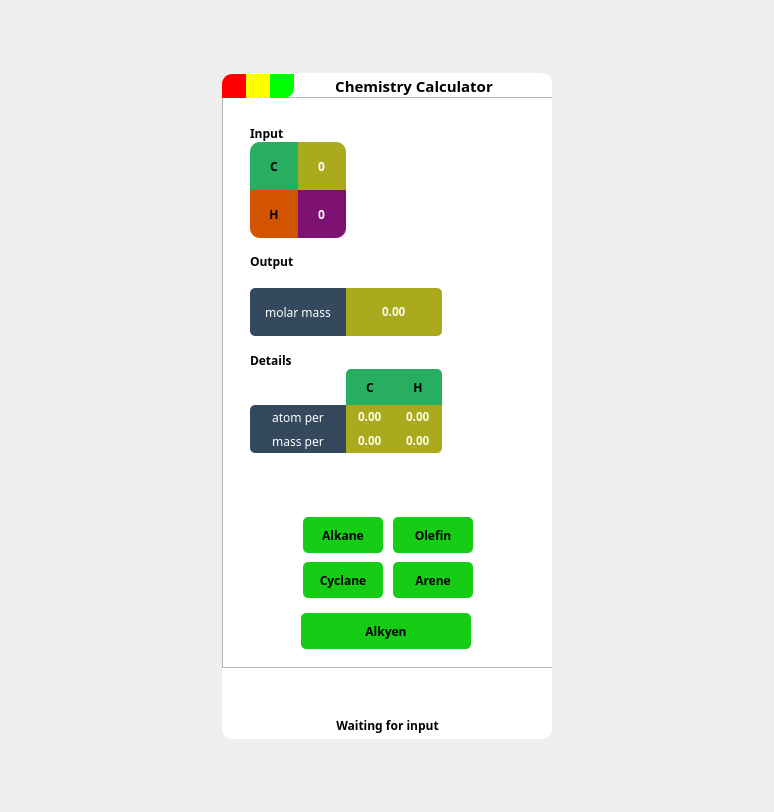
<?xml version="1.0" encoding="UTF-8"?>
<ui version="4.0">
 <class>Widget</class>
 <widget class="QWidget" name="Widget">
  <property name="enabled">
   <bool>true</bool>
  </property>
  <property name="geometry">
   <rect>
    <x>0</x>
    <y>0</y>
    <width>774</width>
    <height>812</height>
   </rect>
  </property>
  <property name="sizePolicy">
   <sizepolicy hsizetype="Ignored" vsizetype="Ignored">
    <horstretch>0</horstretch>
    <verstretch>0</verstretch>
   </sizepolicy>
  </property>
  <property name="windowTitle">
   <string>Widget</string>
  </property>
  <layout class="QHBoxLayout" name="vlMain">
   <item>
    <widget class="QWidget" name="shadowWidget" native="true">
     <property name="sizePolicy">
      <sizepolicy hsizetype="Minimum" vsizetype="Preferred">
       <horstretch>0</horstretch>
       <verstretch>0</verstretch>
      </sizepolicy>
     </property>
     <property name="minimumSize">
      <size>
       <width>330</width>
       <height>666</height>
      </size>
     </property>
     <property name="maximumSize">
      <size>
       <width>330</width>
       <height>666</height>
      </size>
     </property>
     <property name="styleSheet">
      <string notr="true">#shadowWidget{
  border-radius:10px;
  background-color: rgb(255, 255, 255);
}</string>
     </property>
     <widget class="QFrame" name="frame">
      <property name="geometry">
       <rect>
        <x>0</x>
        <y>24</y>
        <width>331</width>
        <height>571</height>
       </rect>
      </property>
      <property name="sizePolicy">
       <sizepolicy hsizetype="Preferred" vsizetype="Expanding">
        <horstretch>0</horstretch>
        <verstretch>0</verstretch>
       </sizepolicy>
      </property>
      <property name="frameShape">
       <enum>QFrame::StyledPanel</enum>
      </property>
      <property name="frameShadow">
       <enum>QFrame::Raised</enum>
      </property>
      <layout class="QHBoxLayout" name="horizontalLayout_6" stretch="1">
       <item>
        <widget class="QWidget" name="widgetLeft" native="true">
         <layout class="QVBoxLayout" name="verticalLayout_4" stretch="2,4,1,0">
          <item>
           <widget class="QWidget" name="inputWidget" native="true">
            <layout class="QVBoxLayout" name="verticalLayout_3">
             <property name="spacing">
              <number>0</number>
             </property>
             <item>
              <widget class="QLabel" name="label_6">
               <property name="font">
                <font>
                 <family>Cascadia Mono</family>
                 <weight>75</weight>
                 <bold>true</bold>
                </font>
               </property>
               <property name="styleSheet">
                <string notr="true">QLabel
{
	color:black;
}</string>
               </property>
               <property name="text">
                <string>Input</string>
               </property>
              </widget>
             </item>
             <item>
              <layout class="QHBoxLayout" name="horizontalLayout" stretch="1,1,0">
               <property name="spacing">
                <number>0</number>
               </property>
               <item>
                <widget class="QLabel" name="label_2">
                 <property name="sizePolicy">
                  <sizepolicy hsizetype="Fixed" vsizetype="Fixed">
                   <horstretch>0</horstretch>
                   <verstretch>0</verstretch>
                  </sizepolicy>
                 </property>
                 <property name="minimumSize">
                  <size>
                   <width>48</width>
                   <height>48</height>
                  </size>
                 </property>
                 <property name="maximumSize">
                  <size>
                   <width>48</width>
                   <height>48</height>
                  </size>
                 </property>
                 <property name="font">
                  <font>
                   <family>Cascadia Code</family>
                   <weight>75</weight>
                   <bold>true</bold>
                  </font>
                 </property>
                 <property name="styleSheet">
                  <string notr="true">QLabel
{
	border-top-left-radius:10px;
	color:#000000;
	background-color:#27ae60;
}</string>
                 </property>
                 <property name="text">
                  <string>C</string>
                 </property>
                 <property name="alignment">
                  <set>Qt::AlignCenter</set>
                 </property>
                </widget>
               </item>
               <item>
                <widget class="QSpinBox" name="cNumberSpinBox">
                 <property name="sizePolicy">
                  <sizepolicy hsizetype="Fixed" vsizetype="Fixed">
                   <horstretch>0</horstretch>
                   <verstretch>0</verstretch>
                  </sizepolicy>
                 </property>
                 <property name="minimumSize">
                  <size>
                   <width>48</width>
                   <height>48</height>
                  </size>
                 </property>
                 <property name="maximumSize">
                  <size>
                   <width>48</width>
                   <height>48</height>
                  </size>
                 </property>
                 <property name="font">
                  <font>
                   <family>Arial Black</family>
                   <weight>75</weight>
                   <italic>false</italic>
                   <bold>true</bold>
                  </font>
                 </property>
                 <property name="styleSheet">
                  <string notr="true">QSpinBox 
{
	border-top-right-radius:10px;
	background-color: rgb(170, 170, 31);
    margin:0px;
	color:#FFFFFF;
    font:bold;
}
QSpinBox:hover
{
	background-color: rgb(190, 190, 31);
}
QSpinBox:pressed
{
	background-color: rgb(170, 170, 31);
}
QSpinBox::up-button,QSpinBox::down-button
{
	width:0px;
}



</string>
                 </property>
                 <property name="alignment">
                  <set>Qt::AlignCenter</set>
                 </property>
                 <property name="displayIntegerBase">
                  <number>10</number>
                 </property>
                </widget>
               </item>
               <item>
                <spacer name="horizontalSpacer">
                 <property name="orientation">
                  <enum>Qt::Horizontal</enum>
                 </property>
                 <property name="sizeHint" stdset="0">
                  <size>
                   <width>40</width>
                   <height>20</height>
                  </size>
                 </property>
                </spacer>
               </item>
              </layout>
             </item>
             <item>
              <layout class="QHBoxLayout" name="horizontalLayout_5">
               <property name="spacing">
                <number>0</number>
               </property>
               <item>
                <widget class="QLabel" name="label_5">
                 <property name="sizePolicy">
                  <sizepolicy hsizetype="Fixed" vsizetype="Fixed">
                   <horstretch>0</horstretch>
                   <verstretch>0</verstretch>
                  </sizepolicy>
                 </property>
                 <property name="minimumSize">
                  <size>
                   <width>48</width>
                   <height>48</height>
                  </size>
                 </property>
                 <property name="maximumSize">
                  <size>
                   <width>48</width>
                   <height>48</height>
                  </size>
                 </property>
                 <property name="font">
                  <font>
                   <family>Cascadia Code</family>
                   <weight>75</weight>
                   <bold>true</bold>
                  </font>
                 </property>
                 <property name="styleSheet">
                  <string notr="true">QLabel
{
	border-bottom-left-radius:10px;
	color:rgb(0, 0, 0);
	background-color:#d35400;
}</string>
                 </property>
                 <property name="text">
                  <string>H</string>
                 </property>
                 <property name="alignment">
                  <set>Qt::AlignCenter</set>
                 </property>
                </widget>
               </item>
               <item>
                <widget class="QSpinBox" name="hNumberSpinBox">
                 <property name="sizePolicy">
                  <sizepolicy hsizetype="Ignored" vsizetype="Fixed">
                   <horstretch>0</horstretch>
                   <verstretch>0</verstretch>
                  </sizepolicy>
                 </property>
                 <property name="minimumSize">
                  <size>
                   <width>48</width>
                   <height>48</height>
                  </size>
                 </property>
                 <property name="maximumSize">
                  <size>
                   <width>48</width>
                   <height>48</height>
                  </size>
                 </property>
                 <property name="font">
                  <font>
                   <family>Arial Black</family>
                   <weight>75</weight>
                   <italic>false</italic>
                   <bold>true</bold>
                  </font>
                 </property>
                 <property name="styleSheet">
                  <string notr="true">QSpinBox 
{
	border-bottom-right-radius:10px;
	background-color: rgb(126, 18, 115);
	color:#FFFFFF;
	font:bold;
}
QSpinBox:hover
{
	background-color: rgb(146, 28, 135);
}
QSpinBox:pressed
{
	background-color: rgb(126, 18, 115);
}

QSpinBox::up-button,QSpinBox::down-button
{
	width: 0px;
}


 </string>
                 </property>
                 <property name="alignment">
                  <set>Qt::AlignCenter</set>
                 </property>
                </widget>
               </item>
               <item>
                <spacer name="horizontalSpacer_2">
                 <property name="orientation">
                  <enum>Qt::Horizontal</enum>
                 </property>
                 <property name="sizeType">
                  <enum>QSizePolicy::Expanding</enum>
                 </property>
                 <property name="sizeHint" stdset="0">
                  <size>
                   <width>20</width>
                   <height>20</height>
                  </size>
                 </property>
                </spacer>
               </item>
              </layout>
             </item>
             <item>
              <spacer name="verticalSpacer">
               <property name="orientation">
                <enum>Qt::Vertical</enum>
               </property>
               <property name="sizeHint" stdset="0">
                <size>
                 <width>20</width>
                 <height>40</height>
                </size>
               </property>
              </spacer>
             </item>
            </layout>
           </widget>
          </item>
          <item>
           <widget class="QWidget" name="widget" native="true">
            <layout class="QVBoxLayout" name="verticalLayout_2">
             <property name="spacing">
              <number>0</number>
             </property>
             <property name="leftMargin">
              <number>9</number>
             </property>
             <property name="topMargin">
              <number>0</number>
             </property>
             <property name="rightMargin">
              <number>0</number>
             </property>
             <property name="bottomMargin">
              <number>0</number>
             </property>
             <item>
              <widget class="QLabel" name="label_7">
               <property name="font">
                <font>
                 <family>Cascadia Mono</family>
                 <weight>75</weight>
                 <italic>false</italic>
                 <bold>true</bold>
                </font>
               </property>
               <property name="styleSheet">
                <string notr="true">QLabel
{
	color:black;
	font:bold;
}</string>
               </property>
               <property name="text">
                <string>Output</string>
               </property>
               <property name="alignment">
                <set>Qt::AlignLeading|Qt::AlignLeft|Qt::AlignVCenter</set>
               </property>
              </widget>
             </item>
             <item>
              <widget class="QWidget" name="widget_2" native="true">
               <property name="sizePolicy">
                <sizepolicy hsizetype="Preferred" vsizetype="Expanding">
                 <horstretch>0</horstretch>
                 <verstretch>0</verstretch>
                </sizepolicy>
               </property>
               <layout class="QVBoxLayout" name="verticalLayout_5" stretch="2,3,0">
                <property name="leftMargin">
                 <number>0</number>
                </property>
                <item>
                 <widget class="QWidget" name="widget_4" native="true">
                  <layout class="QHBoxLayout" name="horizontalLayout_7">
                   <property name="spacing">
                    <number>0</number>
                   </property>
                   <property name="leftMargin">
                    <number>0</number>
                   </property>
                   <property name="topMargin">
                    <number>0</number>
                   </property>
                   <property name="rightMargin">
                    <number>0</number>
                   </property>
                   <property name="bottomMargin">
                    <number>0</number>
                   </property>
                   <item>
                    <widget class="QLabel" name="label_8">
                     <property name="minimumSize">
                      <size>
                       <width>96</width>
                       <height>48</height>
                      </size>
                     </property>
                     <property name="maximumSize">
                      <size>
                       <width>96</width>
                       <height>48</height>
                      </size>
                     </property>
                     <property name="font">
                      <font>
                       <family>Cascadia Mono</family>
                       <pointsize>9</pointsize>
                       <weight>50</weight>
                       <italic>false</italic>
                       <bold>false</bold>
                      </font>
                     </property>
                     <property name="styleSheet">
                      <string notr="true">QLabel
{
	color:white;
	border-top-left-radius:5px;
	border-bottom-left-radius:5px;
	background-color: #34495e;
	font:regular;
}</string>
                     </property>
                     <property name="text">
                      <string>molar mass</string>
                     </property>
                     <property name="alignment">
                      <set>Qt::AlignCenter</set>
                     </property>
                    </widget>
                   </item>
                   <item>
                    <widget class="QDoubleSpinBox" name="molarMassDoubleSpinBox">
                     <property name="minimumSize">
                      <size>
                       <width>96</width>
                       <height>48</height>
                      </size>
                     </property>
                     <property name="maximumSize">
                      <size>
                       <width>96</width>
                       <height>48</height>
                      </size>
                     </property>
                     <property name="styleSheet">
                      <string notr="true">QDoubleSpinBox 
{
	border-top-right-radius:5px;
	border-bottom-right-radius:5px;
	background-color: rgb(170, 170, 31);
    margin:0px;
	color:#FFFFFF;
    font:bold;
}
QDoubleSpinBox::up-button,QDoubleSpinBox::down-button
{
	width:0px;
}



</string>
                     </property>
                     <property name="alignment">
                      <set>Qt::AlignCenter</set>
                     </property>
                    </widget>
                   </item>
                   <item>
                    <spacer name="horizontalSpacer_4">
                     <property name="orientation">
                      <enum>Qt::Horizontal</enum>
                     </property>
                     <property name="sizeHint" stdset="0">
                      <size>
                       <width>40</width>
                       <height>20</height>
                      </size>
                     </property>
                    </spacer>
                   </item>
                  </layout>
                 </widget>
                </item>
                <item>
                 <widget class="QWidget" name="widget_5" native="true">
                  <layout class="QGridLayout" name="gridLayout">
                   <property name="leftMargin">
                    <number>0</number>
                   </property>
                   <property name="topMargin">
                    <number>0</number>
                   </property>
                   <property name="rightMargin">
                    <number>0</number>
                   </property>
                   <property name="bottomMargin">
                    <number>0</number>
                   </property>
                   <property name="spacing">
                    <number>0</number>
                   </property>
                   <item row="2" column="1">
                    <widget class="QLabel" name="label_11">
                     <property name="minimumSize">
                      <size>
                       <width>96</width>
                       <height>24</height>
                      </size>
                     </property>
                     <property name="maximumSize">
                      <size>
                       <width>96</width>
                       <height>24</height>
                      </size>
                     </property>
                     <property name="font">
                      <font>
                       <family>Cascadia Code</family>
                       <weight>50</weight>
                       <bold>false</bold>
                      </font>
                     </property>
                     <property name="styleSheet">
                      <string notr="true">QLabel
{
	border-top-left-radius:5px;
	color:#FFF;
	background-color:#34495e;
}</string>
                     </property>
                     <property name="text">
                      <string>atom per</string>
                     </property>
                     <property name="alignment">
                      <set>Qt::AlignCenter</set>
                     </property>
                    </widget>
                   </item>
                   <item row="3" column="4">
                    <widget class="QDoubleSpinBox" name="hMassPerDoubleSpinBox">
                     <property name="minimumSize">
                      <size>
                       <width>48</width>
                       <height>24</height>
                      </size>
                     </property>
                     <property name="maximumSize">
                      <size>
                       <width>48</width>
                       <height>24</height>
                      </size>
                     </property>
                     <property name="styleSheet">
                      <string notr="true">QDoubleSpinBox 
{
	border-bottom-right-radius:5px;
	background-color: rgb(170, 170, 31);
    margin:0px;
	color:#FFFFFF;
    font:bold;
}
QDoubleSpinBox::up-button,QDoubleSpinBox::down-button
{
	width:0px;
}



</string>
                     </property>
                     <property name="alignment">
                      <set>Qt::AlignCenter</set>
                     </property>
                    </widget>
                   </item>
                   <item row="3" column="1">
                    <widget class="QLabel" name="label_12">
                     <property name="font">
                      <font>
                       <family>Cascadia Code</family>
                      </font>
                     </property>
                     <property name="styleSheet">
                      <string notr="true">QLabel
{
	color:white;
	border-bottom-left-radius:5px;
	background-color: #34495e;
}</string>
                     </property>
                     <property name="text">
                      <string>mass per</string>
                     </property>
                     <property name="alignment">
                      <set>Qt::AlignCenter</set>
                     </property>
                    </widget>
                   </item>
                   <item row="0" column="4">
                    <spacer name="verticalSpacer_3">
                     <property name="orientation">
                      <enum>Qt::Vertical</enum>
                     </property>
                     <property name="sizeHint" stdset="0">
                      <size>
                       <width>20</width>
                       <height>40</height>
                      </size>
                     </property>
                    </spacer>
                   </item>
                   <item row="1" column="4">
                    <widget class="QLabel" name="label_10">
                     <property name="sizePolicy">
                      <sizepolicy hsizetype="Preferred" vsizetype="Minimum">
                       <horstretch>0</horstretch>
                       <verstretch>0</verstretch>
                      </sizepolicy>
                     </property>
                     <property name="minimumSize">
                      <size>
                       <width>48</width>
                       <height>36</height>
                      </size>
                     </property>
                     <property name="maximumSize">
                      <size>
                       <width>48</width>
                       <height>36</height>
                      </size>
                     </property>
                     <property name="font">
                      <font>
                       <family>Cascadia Mono</family>
                       <weight>75</weight>
                       <bold>true</bold>
                      </font>
                     </property>
                     <property name="styleSheet">
                      <string notr="true">QLabel
{
	border-top-right-radius:5px;
	color:#000000;
	background-color:#27ae60;
}</string>
                     </property>
                     <property name="text">
                      <string>H</string>
                     </property>
                     <property name="alignment">
                      <set>Qt::AlignCenter</set>
                     </property>
                    </widget>
                   </item>
                   <item row="2" column="3">
                    <widget class="QDoubleSpinBox" name="cAtomPerDoubleSpinBox">
                     <property name="sizePolicy">
                      <sizepolicy hsizetype="Minimum" vsizetype="Fixed">
                       <horstretch>0</horstretch>
                       <verstretch>0</verstretch>
                      </sizepolicy>
                     </property>
                     <property name="minimumSize">
                      <size>
                       <width>48</width>
                       <height>24</height>
                      </size>
                     </property>
                     <property name="maximumSize">
                      <size>
                       <width>48</width>
                       <height>24</height>
                      </size>
                     </property>
                     <property name="styleSheet">
                      <string notr="true">QDoubleSpinBox 
{
	background-color: rgb(170, 170, 31);
    margin:0px;
	color:#FFFFFF;
    font:bold;
}
QDoubleSpinBox::up-button,QDoubleSpinBox::down-button
{
	width:0px;
}



</string>
                     </property>
                     <property name="alignment">
                      <set>Qt::AlignCenter</set>
                     </property>
                    </widget>
                   </item>
                   <item row="3" column="5">
                    <spacer name="horizontalSpacer_3">
                     <property name="orientation">
                      <enum>Qt::Horizontal</enum>
                     </property>
                     <property name="sizeHint" stdset="0">
                      <size>
                       <width>40</width>
                       <height>20</height>
                      </size>
                     </property>
                    </spacer>
                   </item>
                   <item row="3" column="3">
                    <widget class="QDoubleSpinBox" name="cMassPerDoubleSpinBox">
                     <property name="minimumSize">
                      <size>
                       <width>48</width>
                       <height>24</height>
                      </size>
                     </property>
                     <property name="maximumSize">
                      <size>
                       <width>48</width>
                       <height>24</height>
                      </size>
                     </property>
                     <property name="styleSheet">
                      <string notr="true">QDoubleSpinBox 
{
	background-color: rgb(170, 170, 31);
    margin:0px;
	color:#FFFFFF;
    font:bold;
}
QDoubleSpinBox::up-button,QDoubleSpinBox::down-button
{
	width:0px;
}



</string>
                     </property>
                     <property name="alignment">
                      <set>Qt::AlignCenter</set>
                     </property>
                    </widget>
                   </item>
                   <item row="1" column="3">
                    <widget class="QLabel" name="label_9">
                     <property name="sizePolicy">
                      <sizepolicy hsizetype="Preferred" vsizetype="Minimum">
                       <horstretch>0</horstretch>
                       <verstretch>0</verstretch>
                      </sizepolicy>
                     </property>
                     <property name="minimumSize">
                      <size>
                       <width>48</width>
                       <height>36</height>
                      </size>
                     </property>
                     <property name="maximumSize">
                      <size>
                       <width>48</width>
                       <height>36</height>
                      </size>
                     </property>
                     <property name="font">
                      <font>
                       <family>Cascadia Code</family>
                       <weight>75</weight>
                       <bold>true</bold>
                      </font>
                     </property>
                     <property name="styleSheet">
                      <string notr="true">QLabel
{
	border-top-left-radius:5px;
	color:#000000;
	background-color:#27ae60;
}</string>
                     </property>
                     <property name="text">
                      <string>C</string>
                     </property>
                     <property name="alignment">
                      <set>Qt::AlignCenter</set>
                     </property>
                    </widget>
                   </item>
                   <item row="2" column="4">
                    <widget class="QDoubleSpinBox" name="hAtomPerDoubleSpinBox">
                     <property name="minimumSize">
                      <size>
                       <width>48</width>
                       <height>24</height>
                      </size>
                     </property>
                     <property name="maximumSize">
                      <size>
                       <width>48</width>
                       <height>24</height>
                      </size>
                     </property>
                     <property name="styleSheet">
                      <string notr="true">QDoubleSpinBox 
{
	background-color: rgb(170, 170, 31);
    margin:0px;
	color:#FFFFFF;
    font:bold;
}
QDoubleSpinBox::up-button,QDoubleSpinBox::down-button
{
	width:0px;
}



</string>
                     </property>
                     <property name="alignment">
                      <set>Qt::AlignCenter</set>
                     </property>
                    </widget>
                   </item>
                   <item row="0" column="1">
                    <widget class="QLabel" name="label_3">
                     <property name="font">
                      <font>
                       <family>Cascadia Mono</family>
                       <weight>75</weight>
                       <italic>false</italic>
                       <bold>true</bold>
                      </font>
                     </property>
                     <property name="styleSheet">
                      <string notr="true">QLabel
{
	color:black;
	font:bold;
}</string>
                     </property>
                     <property name="text">
                      <string>Details</string>
                     </property>
                     <property name="alignment">
                      <set>Qt::AlignBottom|Qt::AlignLeading|Qt::AlignLeft</set>
                     </property>
                    </widget>
                   </item>
                  </layout>
                 </widget>
                </item>
                <item>
                 <spacer name="verticalSpacer_2">
                  <property name="orientation">
                   <enum>Qt::Vertical</enum>
                  </property>
                  <property name="sizeHint" stdset="0">
                   <size>
                    <width>20</width>
                    <height>40</height>
                   </size>
                  </property>
                 </spacer>
                </item>
               </layout>
              </widget>
             </item>
            </layout>
           </widget>
          </item>
          <item>
           <widget class="QWidget" name="widget_6" native="true">
            <layout class="QGridLayout" name="gridLayout_2">
             <property name="horizontalSpacing">
              <number>0</number>
             </property>
             <property name="verticalSpacing">
              <number>9</number>
             </property>
             <item row="2" column="1">
              <widget class="QPushButton" name="CyclaneBtn">
               <property name="enabled">
                <bool>true</bool>
               </property>
               <property name="sizePolicy">
                <sizepolicy hsizetype="Preferred" vsizetype="Ignored">
                 <horstretch>0</horstretch>
                 <verstretch>0</verstretch>
                </sizepolicy>
               </property>
               <property name="minimumSize">
                <size>
                 <width>72</width>
                 <height>36</height>
                </size>
               </property>
               <property name="maximumSize">
                <size>
                 <width>80</width>
                 <height>36</height>
                </size>
               </property>
               <property name="font">
                <font>
                 <family>Cascadia Mono</family>
                 <weight>75</weight>
                 <bold>true</bold>
                </font>
               </property>
               <property name="layoutDirection">
                <enum>Qt::LeftToRight</enum>
               </property>
               <property name="styleSheet">
                <string notr="true">QPushButton
{
	border:none;
	background-color: rgb(20, 205, 20);
	border-radius:5px;
}
QPushButton:hover
{
	background-color: rgb(0,230, 0);
}
QPushButton:pressed
{
	background-color: rgb(0,230, 0);
}
</string>
               </property>
               <property name="text">
                <string>Cyclane</string>
               </property>
               <property name="default">
                <bool>false</bool>
               </property>
               <property name="flat">
                <bool>false</bool>
               </property>
              </widget>
             </item>
             <item row="0" column="0">
              <spacer name="horizontalSpacer_5">
               <property name="orientation">
                <enum>Qt::Horizontal</enum>
               </property>
               <property name="sizeHint" stdset="0">
                <size>
                 <width>40</width>
                 <height>20</height>
                </size>
               </property>
              </spacer>
             </item>
             <item row="0" column="3">
              <widget class="QPushButton" name="OlefinBtn">
               <property name="minimumSize">
                <size>
                 <width>80</width>
                 <height>36</height>
                </size>
               </property>
               <property name="maximumSize">
                <size>
                 <width>80</width>
                 <height>36</height>
                </size>
               </property>
               <property name="font">
                <font>
                 <family>Cascadia Mono</family>
                 <weight>75</weight>
                 <bold>true</bold>
                </font>
               </property>
               <property name="styleSheet">
                <string notr="true">QPushButton
{
	border:none;
	background-color: rgb(20, 205, 20);
	border-radius:5px;
}
QPushButton:hover
{
	background-color: rgb(0,230, 0);
}
QPushButton:pressed
{
	background-color: rgb(0,230, 0);
}
</string>
               </property>
               <property name="text">
                <string>Olefin</string>
               </property>
              </widget>
             </item>
             <item row="2" column="3">
              <widget class="QPushButton" name="AreneBtn">
               <property name="minimumSize">
                <size>
                 <width>80</width>
                 <height>36</height>
                </size>
               </property>
               <property name="maximumSize">
                <size>
                 <width>80</width>
                 <height>36</height>
                </size>
               </property>
               <property name="font">
                <font>
                 <family>Cascadia Mono</family>
                 <weight>75</weight>
                 <bold>true</bold>
                </font>
               </property>
               <property name="styleSheet">
                <string notr="true">QPushButton
{
	border:none;
	background-color: rgb(20, 205, 20);
	border-radius:5px;
}
QPushButton:hover
{
	background-color: rgb(0,230, 0);
}
QPushButton:pressed
{
	background-color: rgb(0,230, 0);
}
</string>
               </property>
               <property name="text">
                <string>Arene</string>
               </property>
              </widget>
             </item>
             <item row="0" column="1">
              <widget class="QPushButton" name="AlkaneBtn">
               <property name="minimumSize">
                <size>
                 <width>80</width>
                 <height>36</height>
                </size>
               </property>
               <property name="maximumSize">
                <size>
                 <width>80</width>
                 <height>36</height>
                </size>
               </property>
               <property name="font">
                <font>
                 <family>Cascadia Mono</family>
                 <weight>75</weight>
                 <bold>true</bold>
                </font>
               </property>
               <property name="styleSheet">
                <string notr="true">QPushButton
{
	border:none;
	background-color: rgb(20, 205, 20);
	border-radius:5px;
}
QPushButton:hover
{
	background-color: rgb(0,230, 0);
}
QPushButton:pressed
{
	background-color: rgb(0,230, 0);
}
</string>
               </property>
               <property name="text">
                <string>Alkane</string>
               </property>
              </widget>
             </item>
             <item row="0" column="4">
              <spacer name="horizontalSpacer_6">
               <property name="orientation">
                <enum>Qt::Horizontal</enum>
               </property>
               <property name="sizeHint" stdset="0">
                <size>
                 <width>40</width>
                 <height>20</height>
                </size>
               </property>
              </spacer>
             </item>
             <item row="0" column="2">
              <spacer name="horizontalSpacer_7">
               <property name="orientation">
                <enum>Qt::Horizontal</enum>
               </property>
               <property name="sizeType">
                <enum>QSizePolicy::Fixed</enum>
               </property>
               <property name="sizeHint" stdset="0">
                <size>
                 <width>10</width>
                 <height>20</height>
                </size>
               </property>
              </spacer>
             </item>
            </layout>
           </widget>
          </item>
          <item>
           <widget class="QWidget" name="widget_3" native="true">
            <property name="minimumSize">
             <size>
              <width>170</width>
              <height>36</height>
             </size>
            </property>
            <widget class="QPushButton" name="pushButton">
             <property name="geometry">
              <rect>
               <x>60</x>
               <y>0</y>
               <width>170</width>
               <height>36</height>
              </rect>
             </property>
             <property name="minimumSize">
              <size>
               <width>170</width>
               <height>36</height>
              </size>
             </property>
             <property name="maximumSize">
              <size>
               <width>170</width>
               <height>36</height>
              </size>
             </property>
             <property name="font">
              <font>
               <family>Cascadia Mono</family>
               <weight>75</weight>
               <bold>true</bold>
              </font>
             </property>
             <property name="styleSheet">
              <string notr="true">QPushButton
{
	border:none;
	background-color: rgb(20, 205, 20);
	border-radius:5px;
}
QPushButton:hover
{
	background-color: rgb(0,230, 0);
}
QPushButton:pressed
{
	background-color: rgb(0,230, 0);
}
</string>
             </property>
             <property name="text">
              <string>Alkyen</string>
             </property>
            </widget>
           </widget>
          </item>
         </layout>
        </widget>
       </item>
      </layout>
     </widget>
     <widget class="QWidget" name="layoutWidget">
      <property name="geometry">
       <rect>
        <x>0</x>
        <y>0</y>
        <width>312</width>
        <height>26</height>
       </rect>
      </property>
      <layout class="QHBoxLayout" name="horizontalLayout_2">
       <property name="spacing">
        <number>0</number>
       </property>
       <item>
        <widget class="QPushButton" name="btnClose">
         <property name="sizePolicy">
          <sizepolicy hsizetype="Fixed" vsizetype="Fixed">
           <horstretch>0</horstretch>
           <verstretch>0</verstretch>
          </sizepolicy>
         </property>
         <property name="minimumSize">
          <size>
           <width>24</width>
           <height>24</height>
          </size>
         </property>
         <property name="maximumSize">
          <size>
           <width>24</width>
           <height>24</height>
          </size>
         </property>
         <property name="styleSheet">
          <string notr="true">QPushButton
{
	border:none;
	background-color: rgb(255, 0, 0);
    border-top-left-radius:10px;
}
QPushButton:hover
{
	background-color: rgb(220, 0, 0);
}
QPushButton:pressed
{
	background-color: rgb(255, 0, 0);
}
</string>
         </property>
         <property name="text">
          <string/>
         </property>
        </widget>
       </item>
       <item>
        <widget class="QPushButton" name="btnMin">
         <property name="sizePolicy">
          <sizepolicy hsizetype="Fixed" vsizetype="Fixed">
           <horstretch>0</horstretch>
           <verstretch>0</verstretch>
          </sizepolicy>
         </property>
         <property name="minimumSize">
          <size>
           <width>24</width>
           <height>24</height>
          </size>
         </property>
         <property name="maximumSize">
          <size>
           <width>24</width>
           <height>24</height>
          </size>
         </property>
         <property name="styleSheet">
          <string notr="true">QPushButton
{
	border:none;
	background-color: rgb(255, 255, 0);
}
QPushButton:hover
{
	background-color: rgb(230, 230, 0);
}
QPushButton:pressed
{
	background-color: rgb(255, 255, 0);
}
</string>
         </property>
         <property name="text">
          <string/>
         </property>
        </widget>
       </item>
       <item>
        <widget class="QPushButton" name="btnMax">
         <property name="sizePolicy">
          <sizepolicy hsizetype="Fixed" vsizetype="Fixed">
           <horstretch>0</horstretch>
           <verstretch>0</verstretch>
          </sizepolicy>
         </property>
         <property name="minimumSize">
          <size>
           <width>24</width>
           <height>24</height>
          </size>
         </property>
         <property name="maximumSize">
          <size>
           <width>24</width>
           <height>24</height>
          </size>
         </property>
         <property name="styleSheet">
          <string notr="true">QPushButton
{
	border:none;
	background-color: rgb(0, 255, 0);
	border-bottom-right-radius:10px;
}
QPushButton:hover
{
	background-color: rgb(0,230, 0);
}
QPushButton:pressed
{
	background-color: rgb(0,230, 0);
}
</string>
         </property>
         <property name="text">
          <string/>
         </property>
        </widget>
       </item>
       <item>
        <widget class="QLabel" name="label">
         <property name="sizePolicy">
          <sizepolicy hsizetype="Expanding" vsizetype="Preferred">
           <horstretch>0</horstretch>
           <verstretch>0</verstretch>
          </sizepolicy>
         </property>
         <property name="font">
          <font>
           <family>Cascadia Code</family>
           <pointsize>11</pointsize>
           <weight>75</weight>
           <bold>true</bold>
          </font>
         </property>
         <property name="styleSheet">
          <string notr="true">QLabel
{
	color:rgb(0, 0, 0);
}</string>
         </property>
         <property name="text">
          <string>Chemistry Calculator</string>
         </property>
         <property name="alignment">
          <set>Qt::AlignCenter</set>
         </property>
        </widget>
       </item>
      </layout>
     </widget>
     <widget class="QLabel" name="messageBox">
      <property name="geometry">
       <rect>
        <x>0</x>
        <y>637</y>
        <width>331</width>
        <height>31</height>
       </rect>
      </property>
      <property name="font">
       <font>
        <family>Cascadia Mono</family>
        <weight>75</weight>
        <bold>true</bold>
       </font>
      </property>
      <property name="styleSheet">
       <string notr="true">#messageBOx {
	border-radius: 10px;
}</string>
      </property>
      <property name="text">
       <string>Waiting for input</string>
      </property>
      <property name="alignment">
       <set>Qt::AlignCenter</set>
      </property>
     </widget>
    </widget>
   </item>
  </layout>
 </widget>
 <resources/>
 <connections/>
</ui>
